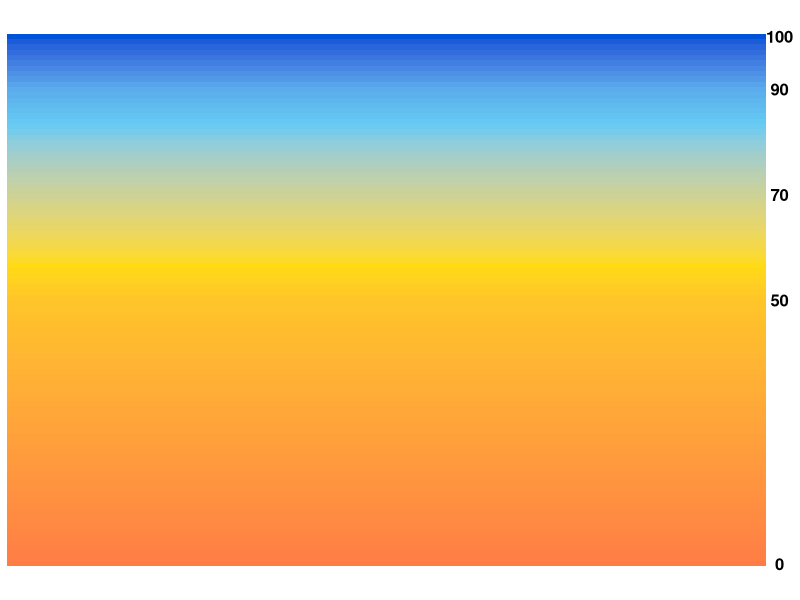
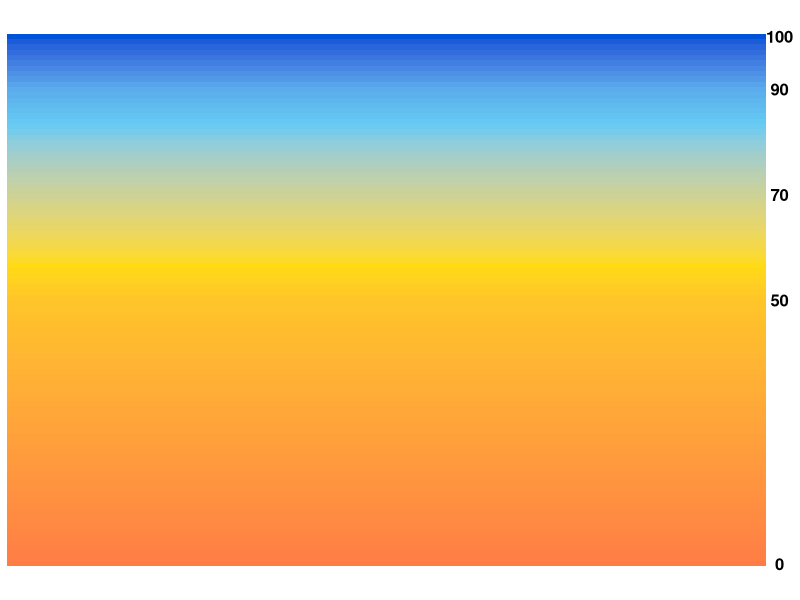

The R source for these figures, in order:
# Paths adapted for this repository (see README): inputs from /data, outputs to /results.
input_dir  <- "/data/11_AlphaFold"
output_dir <- "/results/11_AlphaFold"
dir.create(output_dir, showWarnings = FALSE, recursive = TRUE)
setwd(output_dir)
library(ggplot2)
library(scales)

# 创建一个 0 到 100 的 pLDDT 数据
df_legend <- data.frame(
  x = 1,
  y = seq(0, 100, length.out = 100),
  plddt = seq(0, 100, length.out = 100)
)

# 绘制渐变图例
p_legend <- ggplot(df_legend, aes(x = x, y = y, fill = plddt)) +
  geom_tile() +
  scale_fill_gradientn(
    colors = c("#FF7D45", "#FFDB13", "#65CBF3", "#0053D6"), # 官方四色
    values = scales::rescale(c(0, 50, 70, 90, 100)),        # 刻度映射
    limits = c(0, 100),
    name = "pLDDT"
  ) +
  scale_y_continuous(
    breaks = c(0, 50, 70, 90, 100), # 标出关键阈值
    position = "right"
  ) +
  scale_x_continuous(expand = c(0, 0)) +
  theme_void() + # 去掉所有背景和坐标轴
  theme(
    legend.position = "none", # 我们画的就是图例本身，不需要额外的图例
    axis.text.y = element_text(color = "black", size = 12, face = "bold"),
    plot.margin = margin(5, 5, 5, 5)
  )

# 保存为透明背景的 PNG，方便后期排版
ggsave("pLDDT_legend.png", p_legend, width = 1.5, height = 4, dpi = 300, bg = "transparent")
ggsave("pLDDT_legend.pdf", p_legend, width = 1.5, height = 4, bg = "transparent")
